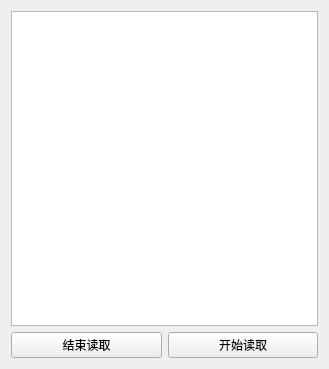
<?xml version="1.0" encoding="UTF-8"?>
<ui version="4.0">
 <class>ReadingWidget</class>
 <widget class="QWidget" name="ReadingWidget">
  <property name="geometry">
   <rect>
    <x>0</x>
    <y>0</y>
    <width>329</width>
    <height>369</height>
   </rect>
  </property>
  <property name="windowTitle">
   <string>Form</string>
  </property>
  <layout class="QGridLayout" name="gridLayout">
   <item row="0" column="0" colspan="2">
    <widget class="QTextEdit" name="textEdit"/>
   </item>
   <item row="1" column="0">
    <widget class="QPushButton" name="stopButton">
     <property name="text">
      <string>结束读取</string>
     </property>
    </widget>
   </item>
   <item row="1" column="1">
    <widget class="QPushButton" name="startButton">
     <property name="text">
      <string>开始读取</string>
     </property>
    </widget>
   </item>
  </layout>
 </widget>
 <resources/>
 <connections/>
</ui>
